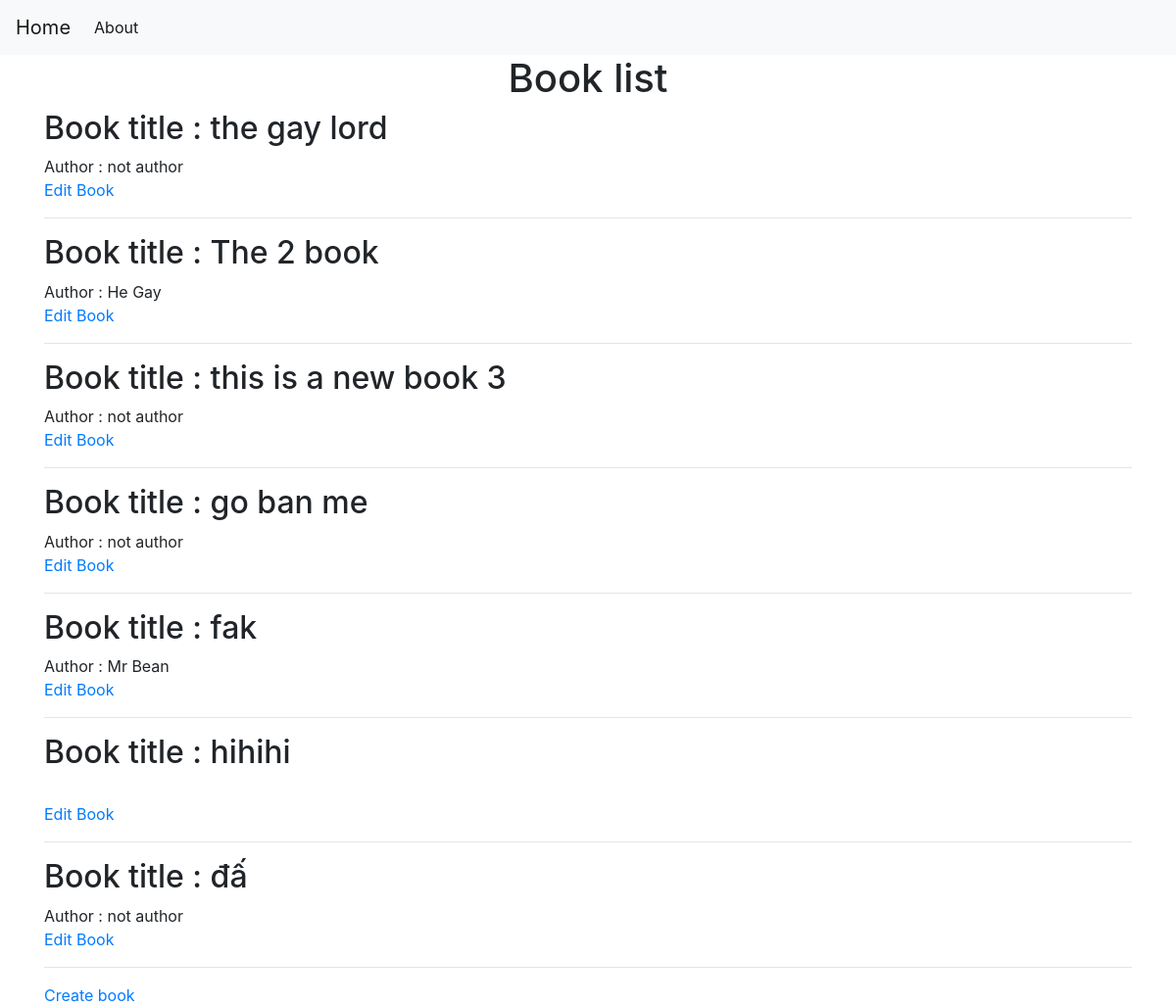
/book, run on an earlier commit of the app's database.
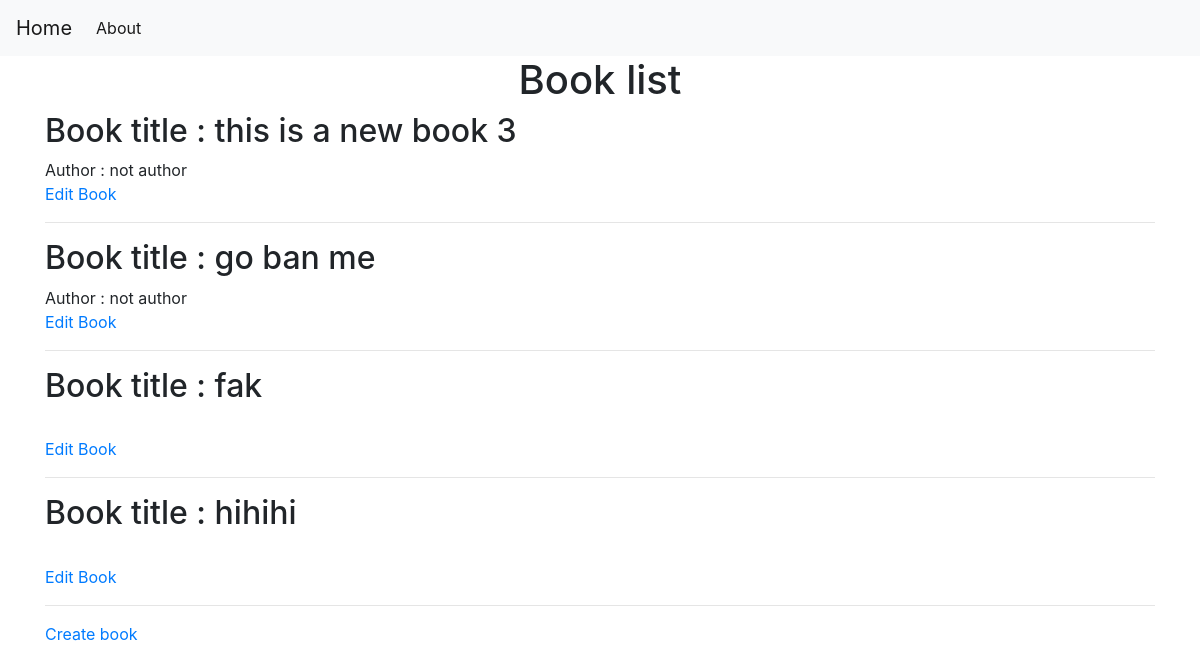
And on a later commit of the database.
### tables this page shows
CREATE TABLE book (
    bookid INTEGER PRIMARY KEY ,
    title TEXT NOT NULL,
    authorid INTEGER,
    FOREIGN KEY(authorid) REFERENCES author(authorid)
);

CREATE TABLE author (
    authorid INTEGER PRIMARY KEY ,
    name TEXT NOT NULL,
    priority TEXT NOT NULL
);

### app.py (the view)
@app.route('/book')
def showbook():
    conn = get_db_connection()
    books = conn.execute('SELECT * FROM book').fetchall()
    authors = conn.execute('SELECT * FROM author').fetchall()
    conn.close()
    return render_template('show_book.html', books=books,authors=authors)

### app.py (called while the page is built)
def get_db_connection():
    conn = sqlite3.connect('database.db')
    conn.row_factory = sqlite3.Row
    return conn

### templates/show_book.html (shortened to what this page needs)
{% extends 'base.html' %}
{% block content %}
    <h1>{% block title %} <center> Book list </center> {% endblock %}</h1>
    {% for book in books %}
            <h2>Book title : {{ book.title }}</h2>
            {% for author in authors %}
                {% if book.authorid == author.authorid%}
                    Author : {{ author.name }}
                {% endif %}
            {% endfor %}
        <br>
        <a href="{{ url_for('editbook',id= book.bookid) }}">Edit Book</a>
        <hr>
    {% endfor %}
    <a href="{{ url_for('createbook')}}">Create book</a>
{% endblock %}

### templates/base.html (shortened to what this page needs)
<!doctype html>
<html lang="en">
  <head>
    <link rel="stylesheet" href="https://stackpath.bootstrapcdn.com/bootstrap/4.3.1/css/bootstrap.min.css">
  </head>
  <body>
    <nav class="navbar navbar-expand-md navbar-light bg-light">
        <a class="navbar-brand" href="{{ url_for('index')}}">Home</a>
        <div class="collapse navbar-collapse" id="navbarNav">
            <ul class="navbar-nav">
            <li class="nav-item active">
                <a class="nav-link" href="#">About</a>
            </li>
            </ul>
        </div>
    </nav>
    <div class="container">
        {% block content %} {% endblock %}
    </div>
  </body>
</html>

What changed in the data, as far as the page shows it:
removed book: title "the gay lord", author (name "not author")
removed book: title "The 2 book"
removed author: name "He Gay", shown under "The 2 book"
removed author: name "Mr Bean", shown under book "fak"
removed book: title "đấ", author (name "not author")
